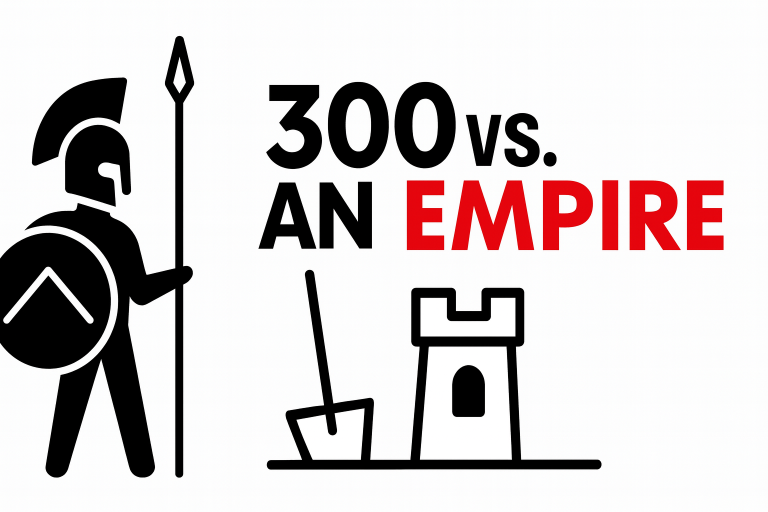
#> input picture Miniatura/ChatGPT Image 23 nov 2025, 15_49_23.png, 1536 x 1024 px, given in place of bg_702.jpg, which was not available (shown at 1/2 size)
$ python hacer_miniaturas.py
#> lines starting #> are read from the running program, lines starting #| are printed output that depends on the picture
"""Miniaturas Video 7 (Israel, Palestina e Iran): fondos de nuestras escenas + stickers propios + texto Impact."""
import os, sys, math
from PIL import Image, ImageDraw, ImageFilter, ImageEnhance
HERE = os.path.dirname(os.path.abspath(__file__)); ROOT = os.path.normpath(os.path.join(HERE, '..', '..'))
CUT = os.path.join(ROOT, 'Guiones', 'Video 7 - Middle East', '_prep'); WORK = os.path.join(HERE, '_work')
sys.path.insert(0, os.path.join(ROOT, 'Miniatura', 'Nuevas')); import poner_texto as PT
PT.HERE = HERE
W, Y, R = PT.W, PT.Y, PT.R

def bg(sid, dark=0.8, blur=0):
#> called with sid = '702', dark = 0.85, blur = 0
    im = Image.open(os.path.join(WORK, f'bg_{sid}.jpg')).convert('RGB').resize((1280, 720), Image.LANCZOS)
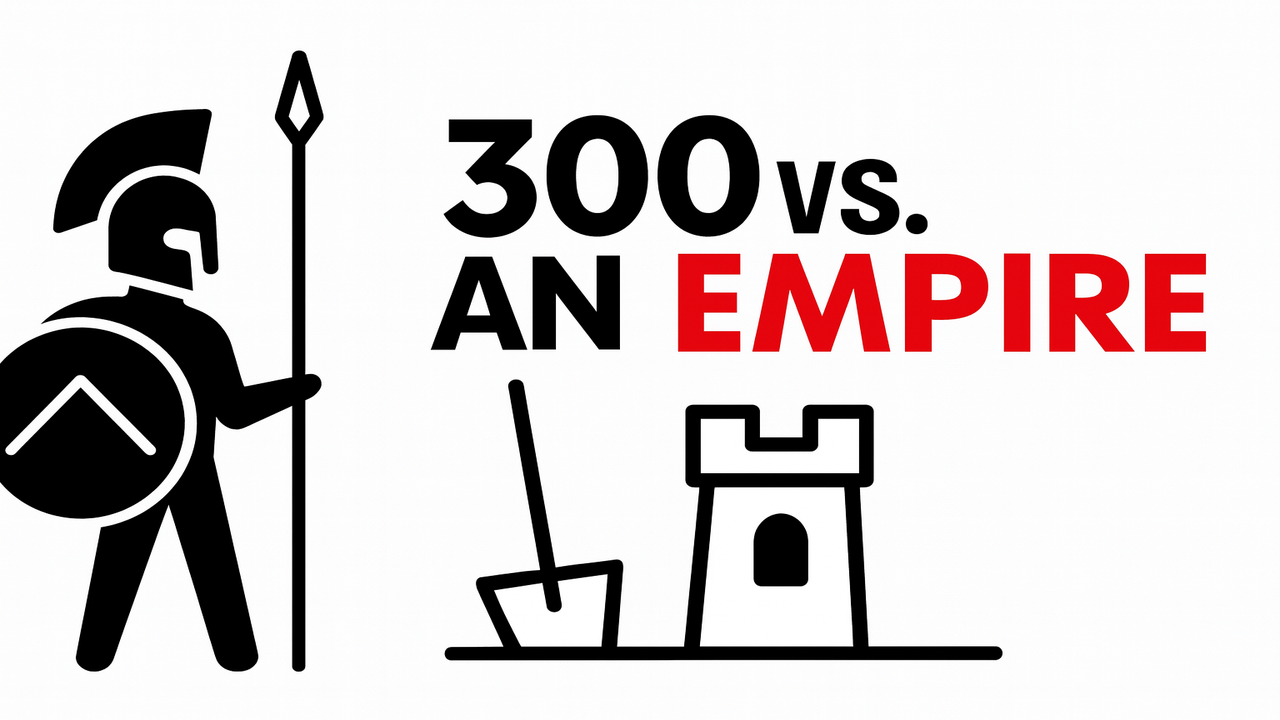
#> im: PIL image 1280x720 RGB; mean R, G, B 210.3, 202.9, 203.3
    if blur: im = im.filter(ImageFilter.GaussianBlur(blur))
    return ImageEnhance.Brightness(im).enhance(dark).convert('RGBA')
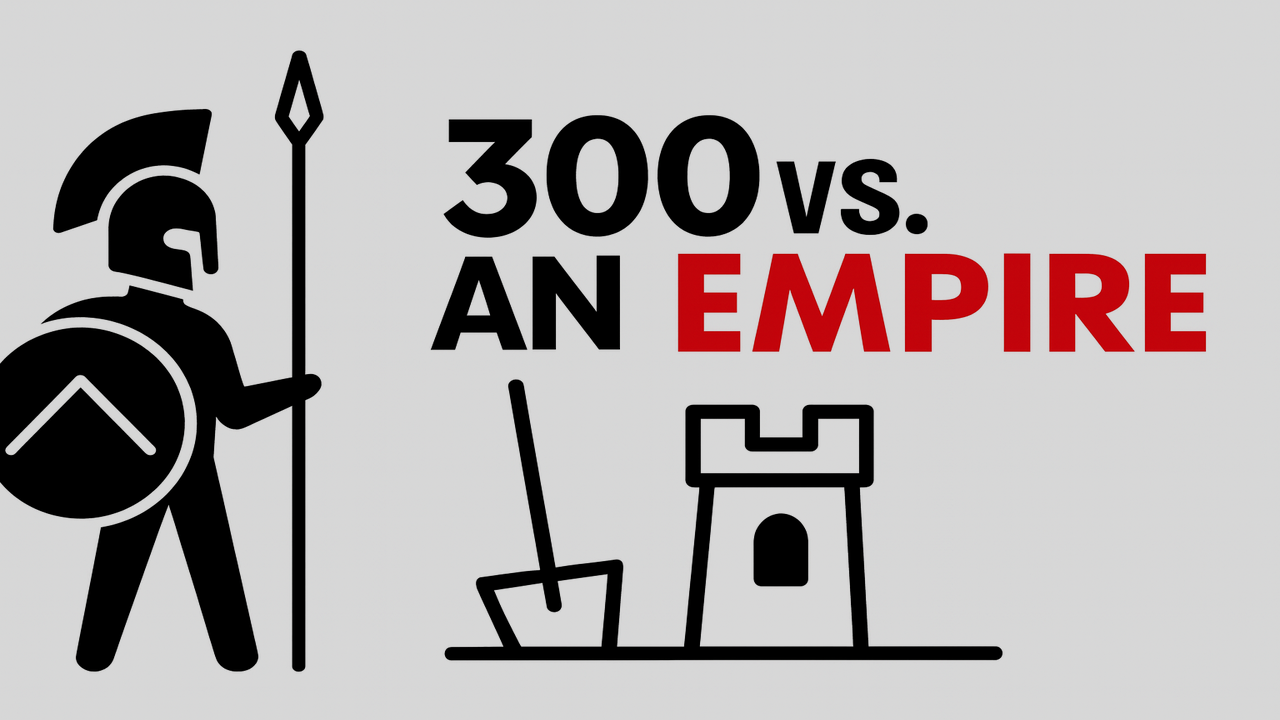
#> returned value: PIL image 1280x720 RGBA; mean R, G, B, A 178.4, 172.2, 172.4, 255
#> in glowline, `L = Image.new('RGBA', can.size, (0, 0, 0, 0))`: L: PIL image 1280x720 RGBA; every value is 0

def stick(can, name, h, xy, flip=False, glow=None):
#> called with name = 'el_isr_leader', h = 330, xy = (170, 715), flip = False, glow = (80, 150, 255)
    s = Image.open(os.path.join(CUT, f'cut_{name}.png')).convert('RGBA')
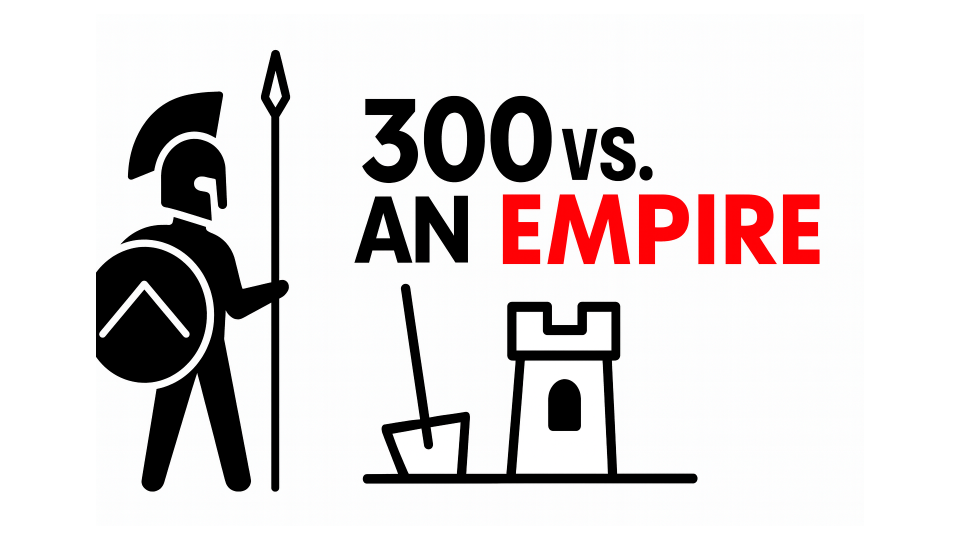
#> input picture Miniatura/Sin título-1.png, 1920 x 1080 px, given in place of cut_el_isr_leader.png, which was not available (shown at 1/2 size)
    s = s.resize((int(s.width * h / s.height), h), Image.LANCZOS)
#> s: PIL image 586x330 RGBA
    if flip: s = s.transpose(Image.FLIP_LEFT_RIGHT)
    x, y = xy[0] - s.width // 2, xy[1] - s.height
#> x = -123; y = 385
    if glow:
        g = Image.new('RGBA', s.size, glow + (0,)); g.putalpha(s.split()[3].filter(ImageFilter.GaussianBlur(26)).point(lambda a: int(min(255, a * 1.1))))
#> after `g.putalpha(s.split()[3].filter(ImageFilter.GaussianBlur(26)).point(lam`:
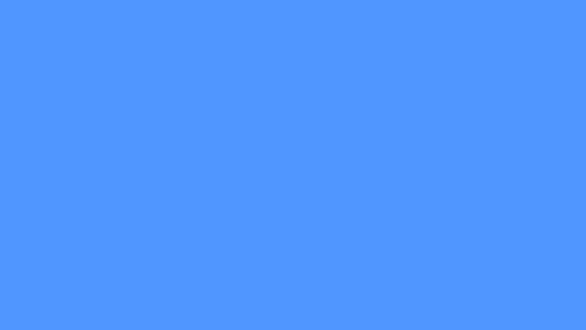
#> g: PIL image 586x330 RGBA; mean R, G, B, A 80, 150, 255, 255
        can.alpha_composite(g, (x, y))
    sh = Image.new('RGBA', s.size, (0, 0, 0, 0)); sh.putalpha(s.split()[3].filter(ImageFilter.GaussianBlur(12)).point(lambda a: int(a * 0.6)))
#> after `sh = Image.new('RGBA', s.size, (0, 0, 0, 0))`: sh: PIL image 586x330 RGBA; every value is 0
    can.alpha_composite(sh, (x + 10, y + 12)); can.alpha_composite(s, (x, y))

def glowline(can, pts, col, w=10):
    L = Image.new('RGBA', can.size, (0, 0, 0, 0)); d = ImageDraw.Draw(L)
    d.line(pts, fill=col + (255,), width=w * 3, joint='curve'); L = L.filter(ImageFilter.GaussianBlur(14))
    d = ImageDraw.Draw(L); d.line(pts, fill=col + (255,), width=w, joint='curve'); d.line(pts, fill=(255, 255, 255, 230), width=max(2, w // 3), joint='curve')
    can.alpha_composite(L)

def arcpts(p0, p1, hgt, n=60):
    return [(p0[0] + (p1[0] - p0[0]) * t, p0[1] + (p1[1] - p0[1]) * t - hgt * math.sin(math.pi * t)) for t in [i / n for i in range(n + 1)]]

# A: HOW IT CONNECTS - mapa Levante + Iran, arco que los une, 3 lideres por igual
a = bg('702', 0.85)
glowline(a, arcpts((300, 330), (1010, 300), 150), (255, 214, 40), 9)
stick(a, 'el_isr_leader', 330, (170, 715), glow=(80, 150, 255)); stick(a, 'el_pal_leader', 330, (420, 715), flip=True, glow=(60, 220, 120))
#> call 2 of stick, with name = 'el_pal_leader', h = 330, xy = (420, 715), flip = True, glow = (60, 220, 120)
#> in stick (call 2), `if flip: s = s.transpose(Image.FLIP_LEFT_RIGHT)`:
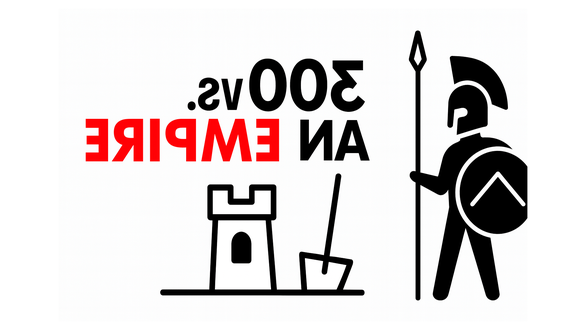
#> s: PIL image 586x330 RGBA; mean R, G, B, A 221.7, 215.4, 215.6, 255
#> in stick (call 2), `g.putalpha(s.split()[3].filter(ImageFilter.GaussianBlur(26)).point(lam`:
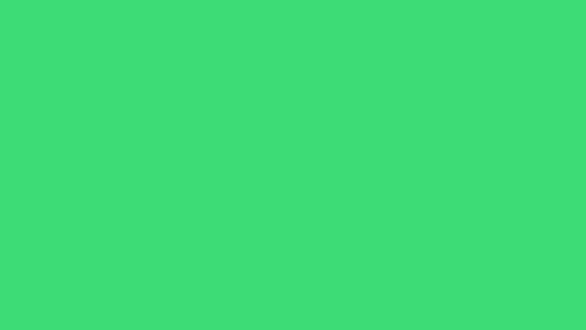
#> g: PIL image 586x330 RGBA; mean R, G, B, A 60, 220, 120, 255
#> in stick (call 2), `can.alpha_composite(s, (x, y))`:
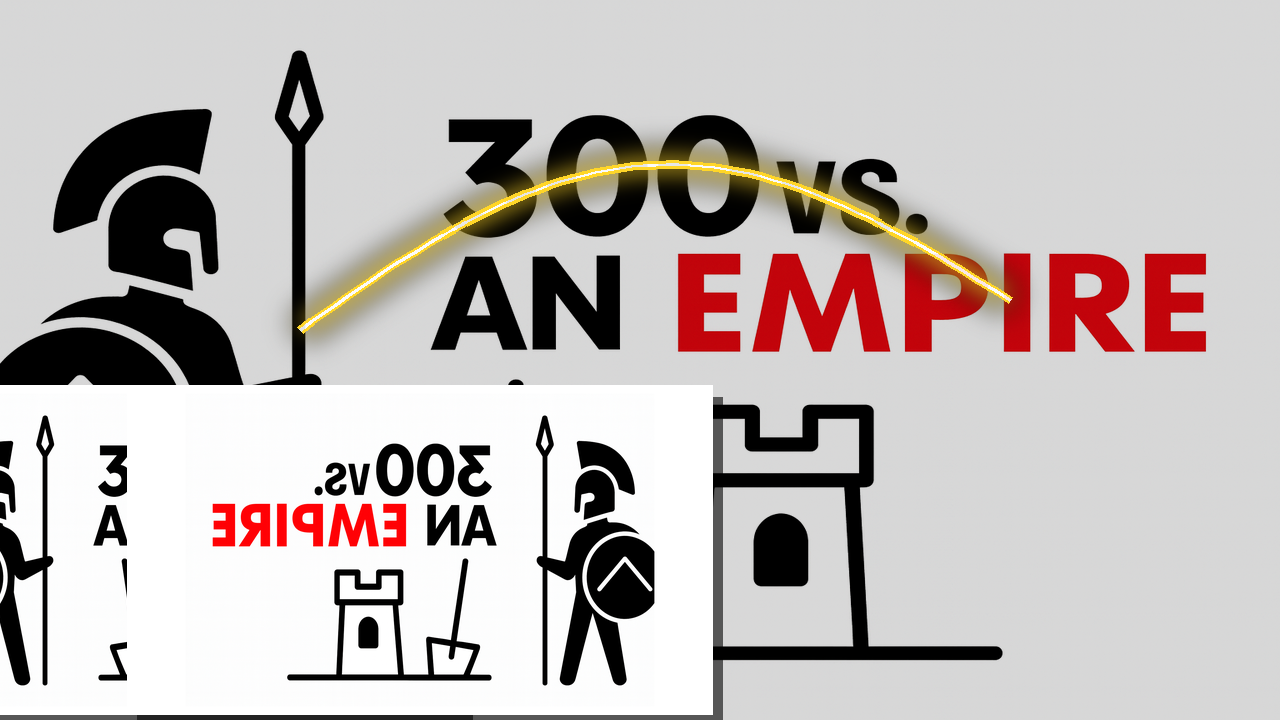
#> can: PIL image 1280x720 RGBA; mean R, G, B, A 192.8, 185, 183.2, 255
stick(a, 'el_iran_leader', 360, (1000, 715), glow=(255, 200, 40))
#> (the run stopped early here; a loop or call above may not have finished)
